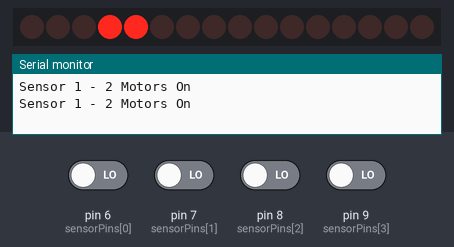
A sketch run on a simulated Arduino Uno, built with avr-gcc and run on an emulated ATmega328P. Parts: 16 shift-register outputs drawn as a row of LEDs (first output left, lit = HIGH), the last lines printed to the serial monitor. Wiring (inferred from the names in the program): 2 × shift register (74HC595): data pin 2; shift clock pin 4; latch pin 3. Wiring (inferred from the signals the program sends): row of LEDs: on Q0, Q1, Q2, Q3, Q4, Q5, Q6, Q7, Q8, Q9, Q10, Q11, Q12, Q13, Q14, Q15. The test bench sets the inputs (shaded band); at power-on: pin 6 (sensorPins[0]), pin 7 (sensorPins[1]), pin 8 (sensorPins[2]), pin 9 (sensorPins[3]) LOW.

Above: at 1.2 s.
1.3 s: pin 6 (sensorPins[0]) driven HIGH
At 1.65 s:
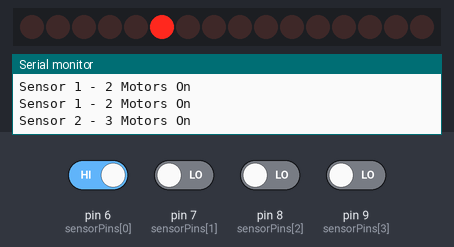
3.8 s: pin 7 (sensorPins[1]) driven HIGH
At 4.46 s:
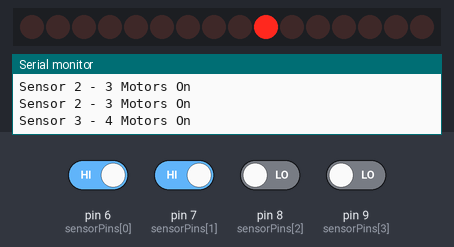
6.2 s: pin 8 (sensorPins[2]) driven HIGH
At 6.87 s:
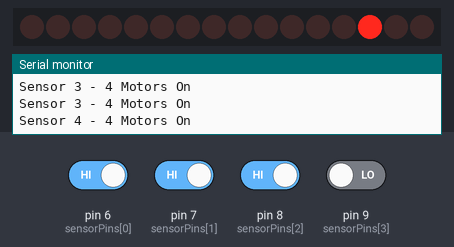
8.6 s: pin 6 (sensorPins[0]) driven LOW
At 9.28 s:
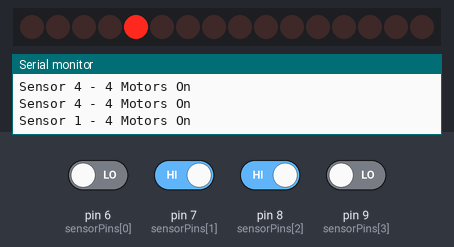
11.0 s: pin 7 (sensorPins[1]) driven LOW
12.5 s: pin 6 (sensorPins[0]) driven HIGH
At 13.2 s:
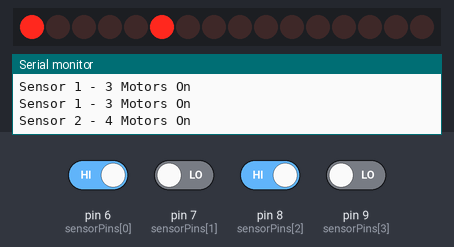
Timing chart, 0 to 16.5 s (numbered marks = the images above; inputs shaded):
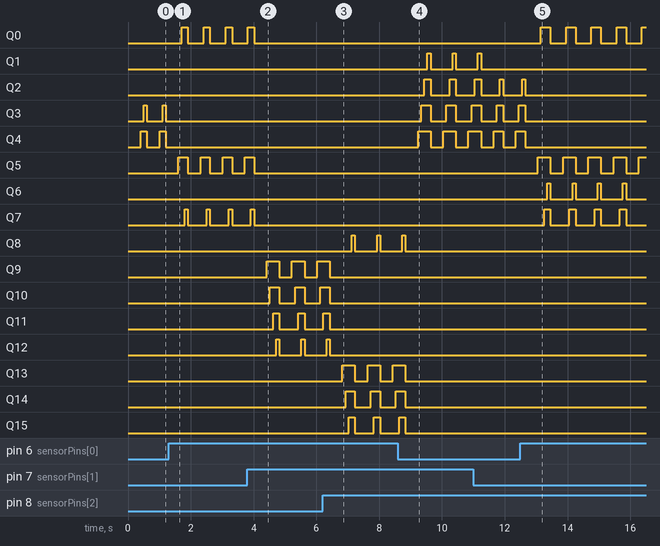

The sketch:

16_Channel_ShiftRegister74HC595_SoundSensor_Version4.ino
```cpp
#include <ShiftRegister74HC595.h>
#include <elapsedMillis.h>

int numberOfShiftRegisters = 2; //number of shift registers attached in series
int serialDataPin = 2; //DS
int clockPin = 4; //SHCP
int latchPin = 3; //STCP
ShiftRegister74HC595 sr (numberOfShiftRegisters, serialDataPin, clockPin, latchPin);

elapsedMillis timeElapsed;

const int sensorPins[4] = {6, 7, 8, 9};
boolean sensors[4] = {0, 0, 0, 0};
int sensorCounts[4] = {0, 0, 0, 0};
int maxValue = 0;
int maxIndex = 0;
unsigned int interval = 400;
const int activation = 50;
const int tones[3] = {90, 60, 30};
const int duration = 100;

void setup() {
  Serial.begin(9600);
  for (int i = 0; i < 4; i++) {
    pinMode(sensorPins[i], INPUT); //set pin as input
  }
  sr.setAllHigh(); //set all pins HIGH (off)
}

void loop() {
  //record sensor inputs per interval and store them in sensorCounts array
  while (timeElapsed < interval) {
    for (int i = 0; i < 4; i++) {
      sensors[i] = digitalRead(sensorPins[i]);
      if (sensors[i] == LOW) {
        sensorCounts[i] = sensorCounts[i] + 1;
        delay(1);
      }
    }
  }

  //useful serial feedback when adjusting potentiometer on sensors
  //    Serial.println("Sensor 1");
  //    Serial.println(sensorCounts[0]);
  //    Serial.println("Sensor 2");
  //    Serial.println(sensorCounts[1]);
  //    Serial.println("Sensor 3");
  //    Serial.println(sensorCounts[2]);
  //    Serial.println("Sensor 4");
  //    Serial.println(sensorCounts[3]);

  //find highest recorded sensor values and compare them to activation var
  if (timeElapsed > interval) {
    //find the maximum sensor value
    for (int i = 0; i < 4; i++) {
      if (sensorCounts[i] > maxValue) {
        maxValue = sensorCounts[i];
        maxIndex = i;
      }
    }
    if (sensorCounts[0] == sensorCounts[maxIndex]) {
      if (maxValue > activation + tones[0]) {
        //activate 4 motors
        Serial.println("Sensor 1 - 4 Motors On");
        motorControl4(4, 3, 2, 1);
      }
      else if (maxValue > activation + tones[1]) {
        //activate 3 motors
        Serial.println("Sensor 1 - 3 Motors On");
        motorControl3(4, 3, 2);
      }
      else if (maxValue > activation + tones[2]) {
        //activate 2 motors
        Serial.println("Sensor 1 - 2 Motors On");
        motorControl2(4, 3);
      }
      else if (maxValue > activation) {
        //activate one motor
        Serial.println("Sensor 1 - 1 Motor On");
        motorControl1(4);
      }
    }
    else if (sensorCounts[1] == sensorCounts[maxIndex]) {
      if (maxValue > activation + tones[0]) {
        //activate 4 motors
        Serial.println("Sensor 2 - 4 Motors On");
        motorControl4(5, 0, 7, 6);
      }
      else if (maxValue > activation + tones[1]) {
        //activate 3 motors
        Serial.println("Sensor 2 - 3 Motors On");
        motorControl3(5, 0, 7);
      }
      else if (maxValue > activation + tones[2]) {
        //activate 2 motors
        Serial.println("Sensor 2 - 2 Motors On");
        motorControl2(5, 0);
      }
      else if (maxValue > activation) {
        //activate one motor
        Serial.println("Sensor 2 - 1 Motor On");
        motorControl1(5);
      }
    }
    else if (sensorCounts[2] == sensorCounts[maxIndex]) {
      if (maxValue > activation + tones[0]) {
        //activate 4 motors
        Serial.println("Sensor 3 - 4 Motors On");
        motorControl4(9, 10, 11, 12);
      }
      else if (maxValue > activation + tones[1]) {
        //activate 3 motors
        Serial.println("Sensor 3 - 3 Motors On");
        motorControl3(9, 10, 11);
      }
      else if (maxValue > activation + tones[2]) {
        //activate 2 motors
        Serial.println("Sensor 3 - 2 Motors On");
        motorControl2(9, 10);
      }
      else if (maxValue > activation) {
        //activate one motor
        Serial.println("Sensor 3 - 1 Motor On");
        motorControl1(9);
      }
    }
    else if (sensorCounts[3] == sensorCounts[maxIndex]) {
      if (maxValue > activation + tones[0]) {
        //activate 4 motors
        Serial.println("Sensor 4 - 4 Motors On");
        motorControl4(13, 14, 15, 8);
      }
      else if (maxValue > activation + tones[1]) {
        //activate 3 motors
        Serial.println("Sensor 4 - 3 Motors On");
        motorControl3(13, 14, 15);
      }
      else if (maxValue > activation + tones[2]) {
        //activate 2 motors
        Serial.println("Sensor 4 - 2 Motors On");
        motorControl2(13, 14);
      }
      else if (maxValue > activation) {
        //activate one motor
        Serial.println("Sensor 4 - 1 Motor On");
        motorControl1(13);
      }
    }
    else {
      Serial.println("No input");
    }
    //reset values and loop again
    for (int i = 0; i < 4; i++) {
      sensorCounts[i] = 0;
    }
    timeElapsed = 0;
    maxValue = 0;
    maxIndex = 0;
  }
}


void motorControl1(int i) {
  sr.set(i, LOW); // set single pin LOW
  delay(duration);
  sr.set(i, HIGH); // set single pin HIGH
}

void motorControl2(int i, int j) {
  sr.set(i, LOW); // set single pin LOW
  delay(duration);
  sr.set(j, LOW); // set single pin LOW
  delay(duration);
  sr.set(i, HIGH); // set single pin HIGH
  sr.set(j, HIGH); // set single pin HIGH
}

void motorControl3(int i, int j, int k) {
  sr.set(i, LOW); // set single pin LOW
  delay(duration);
  sr.set(j, LOW); // set single pin LOW
  delay(duration);
  sr.set(k, LOW); // set single pin LOW
  delay(duration);
  sr.set(i, HIGH); // set single pin HIGH
  sr.set(j, HIGH); // set single pin HIGH
  sr.set(k, HIGH); // set single pin HIGH
}

void motorControl4(int i, int j, int k, int l) {
  sr.set(i, LOW); // set single pin LOW
  delay(duration);
  sr.set(j, LOW); // set single pin LOW
  delay(duration);
  sr.set(k, LOW); // set single pin LOW
  delay(duration);
  sr.set(l, LOW); // set single pin LOW
  delay(duration);
  sr.set(i, HIGH); // set single pin HIGH
  sr.set(j, HIGH); // set single pin HIGH
  sr.set(k, HIGH); // set single pin HIGH
  sr.set(l, HIGH); // set single pin HIGH
}

/*
  //ShiftRegister74HC595.h library content

  // setting all pins at the same time to either HIGH or LOW
  sr.setAllHigh(); // set all pins HIGH
  delay(500);

  sr.setAllLow(); // set all pins LOW
  delay(500);


  // setting single pins
  for (int i = 0; i < 8; i++) {

    sr.set(i, HIGH); // set single pin HIGH
    delay(250);
  }


  // set all pins at once
  uint8_t pinValues[] = { B10101010 };
  sr.setAll(pinValues);
  delay(1000);


  // read pin (zero based, i.e. 6th pin)
  uint8_t stateOfPin5 = sr.get(5);


  // set pins without immediate update
  sr.setNoUpdate(0, HIGH);
  sr.setNoUpdate(1, LOW);
  // at this point of time, pin 0 and 1 did not change yet
  sr.updateRegisters(); // update the pins to the set values

  //List of all functions
  ShiftRegister74HC595(int numberOfShiftRegisters, int serialDataPin, int clockPin, int latchPin);
  void setAll(uint8_t * digitalValues);
  uint8_t * getAll();
  void set(int pin, uint8_t value);
  void setAllLow();
  void setAllHigh();
  uint8_t get(int pin);
*/
```
